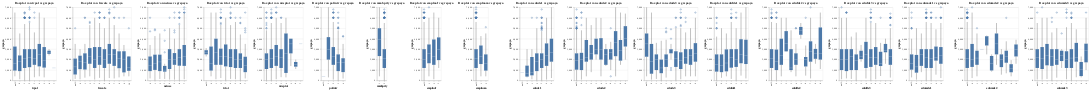

Notebook code for this chart:
### Code cell
charts_box = []
for column in reg_capped.columns:
    if column != 'grspaya':
        chart_b = alt.Chart(reg_capped).mark_boxplot().encode(
            x=alt.X(column, title=column),
            y=alt.Y('grspaya', title='grspaya'),
            tooltip=[column, 'grspaya']
        ).properties(
            title=f'Boxplot von {column} vs grspaya'
        )
        charts_box.append(chart_b)


combined_box = alt.hconcat(*charts_box, spacing=20)

combined_box

### Figure 1 — Vega-Lite specification as saved in the notebook (floating-point values rounded to 4 significant figures; data arrays with more than 128 entries replaced by an {"elided": "..."} marker saying what was removed)
{"config": {"view": {"continuousWidth": 300, "continuousHeight": 300}}, "hconcat": [{"mark": {"type": "boxplot"}, "encoding": {"tooltip": [{"field": "tvpol", "type": "nominal"}, {"field": "grspaya", "type": "quantitative"}], "x": {"field": "tvpol", "title": "tvpol", "type": "nominal"}, "y": {"field": "grspaya", "title": "grspaya", "type": "quantitative"}}, "title": "Boxplot von tvpol vs grspaya"}, {"mark": {"type": "boxplot"}, "encoding": {"tooltip": [{"field": "lrscale", "type": "nominal"}, {"field": "grspaya", "type": "quantitative"}], "x": {"field": "lrscale", "title": "lrscale", "type": "nominal"}, "y": {"field": "grspaya", "title": "grspaya", "type": "quantitative"}}, "title": "Boxplot von lrscale vs grspaya"}, {"mark": {"type": "boxplot"}, "encoding": {"tooltip": [{"field": "netuse", "type": "nominal"}, {"field": "grspaya", "type": "quantitative"}], "x": {"field": "netuse", "title": "netuse", "type": "nominal"}, "y": {"field": "grspaya", "title": "grspaya", "type": "quantitative"}}, "title": "Boxplot von netuse vs grspaya"}, {"mark": {"type": "boxplot"}, "encoding": {"tooltip": [{"field": "tvtot", "type": "nominal"}, {"field": "grspaya", "type": "quantitative"}], "x": {"field": "tvtot", "title": "tvtot", "type": "nominal"}, "y": {"field": "grspaya", "title": "grspaya", "type": "quantitative"}}, "title": "Boxplot von tvtot vs grspaya"}, {"mark": {"type": "boxplot"}, "encoding": {"tooltip": [{"field": "nwsptot", "type": "nominal"}, {"field": "grspaya", "type": "quantitative"}], "x": {"field": "nwsptot", "title": "nwsptot", "type": "nominal"}, "y": {"field": "grspaya", "title": "grspaya", "type": "quantitative"}}, "title": "Boxplot von nwsptot vs grspaya"}, {"mark": {"type": "boxplot"}, "encoding": {"tooltip": [{"field": "polintr", "type": "nominal"}, {"field": "grspaya", "type": "quantitative"}], "x": {"field": "polintr", "title": "polintr", "type": "nominal"}, "y": {"field": "grspaya", "title": "grspaya", "type": "quantitative"}}, "title": "Boxplot von polintr vs grspaya"}, {"mark": {"type": "boxplot"}, "encoding": {"tooltip": [{"field": "mmbprty", "type": "nominal"}, {"field": "grspaya", "type": "quantitative"}], "x": {"field": "mmbprty", "title": "mmbprty", "type": "nominal"}, "y": {"field": "grspaya", "title": "grspaya", "type": "quantitative"}}, "title": "Boxplot von mmbprty vs grspaya"}, {"mark": {"type": "boxplot"}, "encoding": {"tooltip": [{"field": "emplnof", "type": "nominal"}, {"field": "grspaya", "type": "quantitative"}], "x": {"field": "emplnof", "title": "emplnof", "type": "nominal"}, "y": {"field": "grspaya", "title": "grspaya", "type": "quantitative"}}, "title": "Boxplot von emplnof vs grspaya"}, {"mark": {"type": "boxplot"}, "encoding": {"tooltip": [{"field": "emplnom", "type": "nominal"}, {"field": "grspaya", "type": "quantitative"}], "x": {"field": "emplnom", "title": "emplnom", "type": "nominal"}, "y": {"field": "grspaya", "title": "grspaya", "type": "quantitative"}}, "title": "Boxplot von emplnom vs grspaya"}, {"mark": {"type": "boxplot"}, "encoding": {"tooltip": [{"field": "edude1", "type": "nominal"}, {"field": "grspaya", "type": "quantitative"}], "x": {"field": "edude1", "title": "edude1", "type": "nominal"}, "y": {"field": "grspaya", "title": "grspaya", "type": "quantitative"}}, "title": "Boxplot von edude1 vs grspaya"}, {"mark": {"type": "boxplot"}, "encoding": {"tooltip": [{"field": "edude2", "type": "nominal"}, {"field": "grspaya", "type": "quantitative"}], "x": {"field": "edude2", "title": "edude2", "type": "nominal"}, "y": {"field": "grspaya", "title": "grspaya", "type": "quantitative"}}, "title": "Boxplot von edude2 vs grspaya"}, {"mark": {"type": "boxplot"}, "encoding": {"tooltip": [{"field": "edude3", "type": "nominal"}, {"field": "grspaya", "type": "quantitative"}], "x": {"field": "edude3", "title": "edude3", "type": "nominal"}, "y": {"field": "grspaya", "title": "grspaya", "type": "quantitative"}}, "title": "Boxplot von edude3 vs grspaya"}, {"mark": {"type": "boxplot"}, "encoding": {"tooltip": [{"field": "edufde1", "type": "nominal"}, {"field": "grspaya", "type": "quantitative"}], "x": {"field": "edufde1", "title": "edufde1", "type": "nominal"}, "y": {"field": "grspaya", "title": "grspaya", "type": "quantitative"}}, "title": "Boxplot von edufde1 vs grspaya"}, {"mark": {"type": "boxplot"}, "encoding": {"tooltip": [{"field": "edufde2", "type": "nominal"}, {"field": "grspaya", "type": "quantitative"}], "x": {"field": "edufde2", "title": "edufde2", "type": "nominal"}, "y": {"field": "grspaya", "title": "grspaya", "type": "quantitative"}}, "title": "Boxplot von edufde2 vs grspaya"}, {"mark": {"type": "boxplot"}, "encoding": {"tooltip": [{"field": "edufde3", "type": "nominal"}, {"field": "grspaya", "type": "quantitative"}], "x": {"field": "edufde3", "title": "edufde3", "type": "nominal"}, "y": {"field": "grspaya", "title": "grspaya", "type": "quantitative"}}, "title": "Boxplot von edufde3 vs grspaya"}, {"mark": {"type": "boxplot"}, "encoding": {"tooltip": [{"field": "edumde1", "type": "nominal"}, {"field": "grspaya", "type": "quantitative"}], "x": {"field": "edumde1", "title": "edumde1", "type": "nominal"}, "y": {"field": "grspaya", "title": "grspaya", "type": "quantitative"}}, "title": "Boxplot von edumde1 vs grspaya"}, {"mark": {"type": "boxplot"}, "encoding": {"tooltip": [{"field": "edumde2", "type": "nominal"}, {"field": "grspaya", "type": "quantitative"}], "x": {"field": "edumde2", "title": "edumde2", "type": "nominal"}, "y": {"field": "grspaya", "title": "grspaya", "type": "quantitative"}}, "title": "Boxplot von edumde2 vs grspaya"}, {"mark": {"type": "boxplot"}, "encoding": {"tooltip": [{"field": "edumde3", "type": "nominal"}, {"field": "grspaya", "type": "quantitative"}], "x": {"field": "edumde3", "title": "edumde3", "type": "nominal"}, "y": {"field": "grspaya", "title": "grspaya", "type": "quantitative"}}, "title": "Boxplot von edumde3 vs grspaya"}], "data": {"name": "data-fa7830175d78ffe18b53458d81c61006"}, "spacing": 20, "$schema": "https://vega.github.io/schema/vega-lite/v5.16.3.json", "datasets": {"data-fa7830175d78ffe18b53458d81c61006": {"elided": "1039 records"}}}
